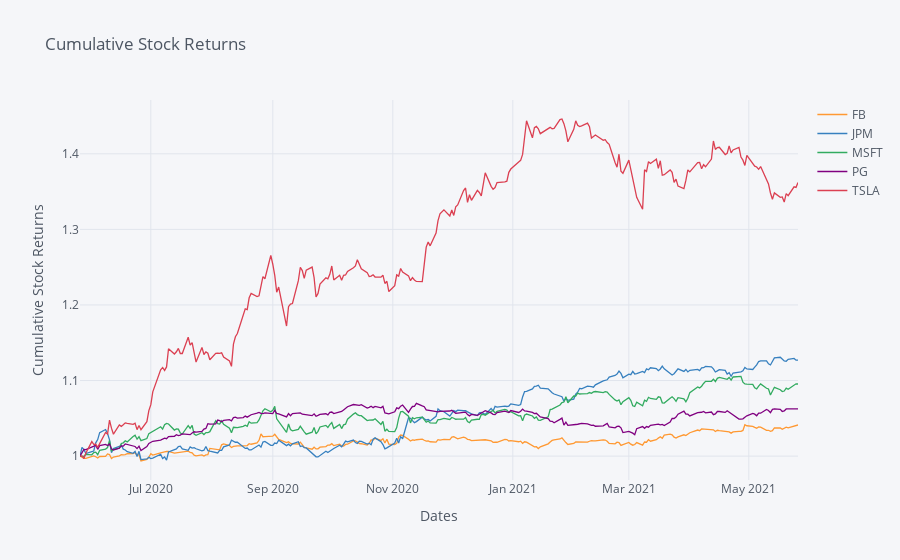

Notebook cell for this chart:
### Code cell
returns = stock_data['Adj Close'].pct_change()
returns.iloc[0,:] = 0
weights = np.array([0.1,0.2,0.25,0.25,0.2])
weighted_returns = weights * returns
cumulative_returns = (weighted_returns + 1).cumprod()
cumulative_returns.iplot(title='Cumulative Stock Returns', xTitle='Dates',yTitle='Cumulative Stock Returns')

### Figure 1 — Plotly figure (JSON) as saved in the notebook; plotly's stock layout.template omitted (floating-point values rounded to 4 significant figures; data arrays with more than 128 entries replaced by an {"elided": "..."} marker saying what was removed)
{"data": [{"line": {"color": "rgba(255, 153, 51, 1.0)", "dash": "solid", "shape": "linear", "width": 1.3}, "mode": "lines", "name": "FB", "text": "", "type": "scatter", "x": {"elided": "254 str values"}, "y": {"elided": "254 float values"}}, {"line": {"color": "rgba(55, 128, 191, 1.0)", "dash": "solid", "shape": "linear", "width": 1.3}, "mode": "lines", "name": "JPM", "text": "", "type": "scatter", "x": {"elided": "254 str values"}, "y": {"elided": "254 float values"}}, {"line": {"color": "rgba(50, 171, 96, 1.0)", "dash": "solid", "shape": "linear", "width": 1.3}, "mode": "lines", "name": "MSFT", "text": "", "type": "scatter", "x": {"elided": "254 str values"}, "y": {"elided": "254 float values"}}, {"line": {"color": "rgba(128, 0, 128, 1.0)", "dash": "solid", "shape": "linear", "width": 1.3}, "mode": "lines", "name": "PG", "text": "", "type": "scatter", "x": {"elided": "254 str values"}, "y": {"elided": "254 float values"}}, {"line": {"color": "rgba(219, 64, 82, 1.0)", "dash": "solid", "shape": "linear", "width": 1.3}, "mode": "lines", "name": "TSLA", "text": "", "type": "scatter", "x": {"elided": "254 str values"}, "y": {"elided": "254 float values"}}], "layout": {"legend": {"bgcolor": "#F5F6F9", "font": {"color": "#4D5663"}}, "paper_bgcolor": "#F5F6F9", "plot_bgcolor": "#F5F6F9", "title": {"font": {"color": "#4D5663"}, "text": "Cumulative Stock Returns"}, "xaxis": {"gridcolor": "#E1E5ED", "showgrid": true, "tickfont": {"color": "#4D5663"}, "title": {"font": {"color": "#4D5663"}, "text": "Dates"}, "zerolinecolor": "#E1E5ED"}, "yaxis": {"gridcolor": "#E1E5ED", "showgrid": true, "tickfont": {"color": "#4D5663"}, "title": {"font": {"color": "#4D5663"}, "text": "Cumulative Stock Returns"}, "zerolinecolor": "#E1E5ED"}}}
